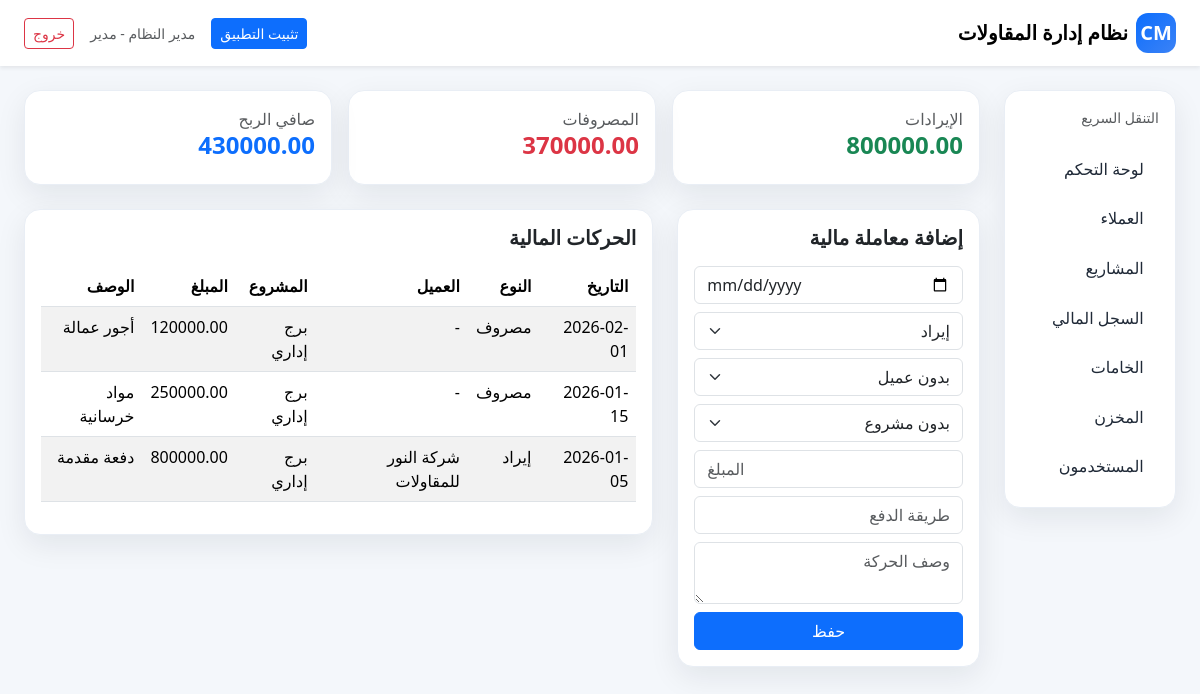
Page /finance (signed in) on the committed database.
### app.py (models this page shows, shortened)
class User(UserMixin, db.Model):
    id = db.Column(db.Integer, primary_key=True)
    full_name = db.Column(db.String(150), nullable=False)
    username = db.Column(db.String(80), unique=True, nullable=False)
    password_hash = db.Column(db.String(255), nullable=False)
    role_id = db.Column(db.Integer, db.ForeignKey('role.id'))
    is_active_user = db.Column(db.Boolean, default=True)
    created_at = db.Column(db.DateTime, default=datetime.utcnow)
    role = db.relationship('Role')
    @property
    def is_admin(self):
        return self.role and self.role.code == 'admin'

class Role(db.Model):
    id = db.Column(db.Integer, primary_key=True)
    name = db.Column(db.String(100), nullable=False)
    code = db.Column(db.String(50), unique=True, nullable=False)

class FinanceTransaction(db.Model):
    id = db.Column(db.Integer, primary_key=True)
    transaction_date = db.Column(db.Date, default=date.today)
    transaction_type = db.Column(db.String(20), nullable=False)  # income / expense
    client_id = db.Column(db.Integer, db.ForeignKey('client.id'))
    project_id = db.Column(db.Integer, db.ForeignKey('project.id'))
    amount = db.Column(db.Float, nullable=False)
    payment_method = db.Column(db.String(100))
    description = db.Column(db.Text)
    created_at = db.Column(db.DateTime, default=datetime.utcnow)

class Project(db.Model):
    id = db.Column(db.Integer, primary_key=True)
    project_code = db.Column(db.String(50), unique=True, nullable=False)
    name = db.Column(db.String(150), nullable=False)
    client_id = db.Column(db.Integer, db.ForeignKey('client.id'), nullable=False)
    location = db.Column(db.String(200))
    description = db.Column(db.Text)
    start_date = db.Column(db.Date)
    expected_end_date = db.Column(db.Date)
    contract_value = db.Column(db.Float, default=0)
    estimated_cost = db.Column(db.Float, default=0)
    status = db.Column(db.String(50), default='in_progress')
    progress_percent = db.Column(db.Float, default=0)
    created_at = db.Column(db.DateTime, default=datetime.utcnow)
    phases = db.relationship('ProjectPhase', backref='project', cascade='all, delete-orphan')
    progress_logs = db.relationship('ProjectProgressLog', backref='project', cascade='all, delete-orphan')
    transactions = db.relationship('FinanceTransaction', backref='project', cascade='all, delete-orphan')
    inventory_movements = db.relationship('InventoryMovement', backref='project', cascade='all, delete-orphan')

class Client(db.Model):
    id = db.Column(db.Integer, primary_key=True)
    client_code = db.Column(db.String(50), unique=True, nullable=False)
    name = db.Column(db.String(150), nullable=False)
    phone = db.Column(db.String(50))
    email = db.Column(db.String(150))
    address = db.Column(db.Text)
    notes = db.Column(db.Text)
    created_at = db.Column(db.DateTime, default=datetime.utcnow)
    projects = db.relationship('Project', backref='client', cascade='all, delete-orphan')
    transactions = db.relationship('FinanceTransaction', backref='client', cascade='all, delete-orphan')

### app.py (the view, shortened to what this page needs)
@app.route('/finance', methods=['GET', 'POST'])
@login_required
def finance():
    transactions = FinanceTransaction.query.order_by(FinanceTransaction.transaction_date.desc()).all()
    clients = Client.query.order_by(Client.name).all()
    projects = Project.query.order_by(Project.name).all()
    total_income = sum(t.amount for t in transactions if t.transaction_type == 'income')
    total_expense = sum(t.amount for t in transactions if t.transaction_type == 'expense')
    return render_template('finance.html', transactions=transactions, clients=clients, projects=projects, total_income=total_income, total_expense=total_expense, net_profit=total_income - total_expense)

### app.py (called while the page is built)
@login_manager.user_loader
def load_user(user_id):
    return User.query.get(int(user_id))

### templates/finance.html (shortened to what this page needs)
{% extends 'base.html' %}
{% block content %}
<div class="row g-3 mb-4">
  <div class="col-md-4"><div class="card stat-card p-3"><div class="text-muted">الإيرادات</div><div class="h4 fw-bold text-success">{{ '%.2f'|format(total_income) }}</div></div></div>
  <div class="col-md-4"><div class="card stat-card p-3"><div class="text-muted">المصروفات</div><div class="h4 fw-bold text-danger">{{ '%.2f'|format(total_expense) }}</div></div></div>
  <div class="col-md-4"><div class="card stat-card p-3"><div class="text-muted">صافي الربح</div><div class="h4 fw-bold text-primary">{{ '%.2f'|format(net_profit) }}</div></div></div>
</div>
<div class="row g-4">
  <div class="col-lg-4">
    <div class="card section-card p-3">
      <h5 class="fw-bold mb-3">إضافة معاملة مالية</h5>
      <form method="post" class="row g-2">
        <div class="col-12"><input type="date" name="transaction_date" class="form-control"></div>
        <div class="col-12"><select name="transaction_type" class="form-select"><option value="income">إيراد</option><option value="expense">مصروف</option></select></div>
        <div class="col-12"><select name="client_id" class="form-select"><option value="">بدون عميل</option>{% for client in clients %}<option value="{{ client.id }}">{{ client.name }}</option>{% endfor %}</select></div>
        <div class="col-12"><select name="project_id" class="form-select"><option value="">بدون مشروع</option>{% for project in projects %}<option value="{{ project.id }}">{{ project.name }}</option>{% endfor %}</select></div>
        <div class="col-12"><input name="amount" type="number" step="0.01" class="form-control" placeholder="المبلغ" required></div>
        <div class="col-12"><input name="payment_method" class="form-control" placeholder="طريقة الدفع"></div>
        <div class="col-12"><textarea name="description" class="form-control" placeholder="وصف الحركة"></textarea></div>
        <div class="col-12"><button class="btn btn-primary w-100">حفظ</button></div>
      </form>
    </div>
  </div>
  <div class="col-lg-8">
    <div class="card section-card p-3">
      <h5 class="fw-bold mb-3">الحركات المالية</h5>
      <div class="table-responsive">
        <table class="table table-striped">
          <thead><tr><th>التاريخ</th><th>النوع</th><th>العميل</th><th>المشروع</th><th>المبلغ</th><th>الوصف</th></tr></thead>
          <tbody>
            {% for row in transactions %}
            <tr>
              <td>{{ row.transaction_date }}</td>
              <td>{{ 'إيراد' if row.transaction_type == 'income' else 'مصروف' }}</td>
              <td>{{ row.client.name if row.client else '-' }}</td>
              <td>{{ row.project.name if row.project else '-' }}</td>
              <td>{{ '%.2f'|format(row.amount) }}</td>
              <td>{{ row.description or '-' }}</td>
            </tr>
            {% endfor %}
          </tbody>
        </table>
      </div>
    </div>
  </div>
</div>
{% endblock %}

### templates/base.html (shortened to what this page needs)
<!doctype html>
<html lang="ar" dir="rtl">
<head>
  <link href="https://cdn.jsdelivr.net/npm/bootstrap@5.3.3/dist/css/bootstrap.rtl.min.css" rel="stylesheet">
</head>
<body>
{% if current_user.is_authenticated %}
<nav class="navbar navbar-expand-lg bg-white shadow-sm sticky-top">
  <div class="container-fluid px-3 px-lg-4">
    <div class="d-flex align-items-center gap-2">
      <a class="navbar-brand fw-bold d-flex align-items-center gap-2 mb-0" href="{{ url_for('dashboard') }}">
        <span class="brand-mark">CM</span>
        <span class="topbar-title">نظام إدارة المقاولات</span>
      </a>
    </div>
    <div class="d-flex gap-2 gap-lg-3 align-items-center">
      <button id="installAppBtn" class="btn btn-primary btn-sm d-none d-lg-inline-flex">تثبيت التطبيق</button>
      <span class="text-muted small d-none d-md-inline">{{ current_user.full_name }} - {{ current_user.role.name if current_user.role else '' }}</span>
      <a class="btn btn-outline-danger btn-sm" href="{{ url_for('logout') }}">خروج</a>
    </div>
  </div>
</nav>
<div class="container-fluid px-3 px-lg-4 py-3 py-lg-4 app-shell">
  <div class="row g-4">
    <div class="col-lg-2 d-none d-lg-block">
      <div class="bg-white p-3 section-card sticky-top sidebar-panel">
        <div class="small text-muted mb-3">التنقل السريع</div>
        <a class="sidebar-link" href="{{ url_for('dashboard') }}">لوحة التحكم</a>
        <a class="sidebar-link" href="{{ url_for('clients') }}">العملاء</a>
        <a class="sidebar-link" href="{{ url_for('projects') }}">المشاريع</a>
        <a class="sidebar-link" href="{{ url_for('finance') }}">السجل المالي</a>
        <a class="sidebar-link" href="{{ url_for('materials') }}">الخامات</a>
        <a class="sidebar-link" href="{{ url_for('inventory') }}">المخزن</a>
        {% if current_user.is_admin %}
        <a class="sidebar-link" href="{{ url_for('users') }}">المستخدمون</a>
        {% endif %}
      </div>
    </div>
    <div class="col-12 col-lg-10">
{% else %}
<div class="container py-3 py-md-4">
{% endif %}
{% block content %}{% endblock %}
{% if current_user.is_authenticated %}
    </div>
  </div>
</div>
{% else %}
</div>
{% endif %}
</body>
</html>

### templates/base.html (style rules this page uses)
:root { --brand:#0d6efd; --brand-dark:#0b57d0; --bg:#f4f7fb; --card-shadow:0 10px 30px rgba(15,23,42,.08); --border:#e9eef5; }
body { background:var(--bg); }
.app-shell { min-height: calc(100vh - 76px); }
.sidebar-link { text-decoration:none; color:#1f2937; display:block; padding:.80rem .95rem; border-radius:.85rem; font-weight:500; }
.stat-card, .section-card { border:1px solid var(--border); border-radius:1rem; box-shadow:var(--card-shadow); }
.section-card { overflow:hidden; }
.sidebar-panel { top:20px; }
.brand-mark { width:40px; height:40px; border-radius:12px; display:inline-flex; align-items:center; justify-content:center; background:linear-gradient(135deg, #0d6efd, #3b82f6); color:#fff; font-weight:800; }
.table-responsive { border-radius:.85rem; }

### rows in the picture
User: full_name "مدير النظام"
Role: role "مدير"
FinanceTransaction: transaction_date "2026-02-01", transaction_type "مصروف", client "-", project "برج إداري", amount "120000.00", description "أجور عمالة"
FinanceTransaction: transaction_date "2026-01-15", transaction_type "مصروف", client "-", project "برج إداري", amount "250000.00", description "مواد خرسانية"
FinanceTransaction: transaction_date "2026-01-05", transaction_type "إيراد", client "شركة النور للمقاولات", project "برج إداري", amount "800000.00", description "دفعة مقدمة"

### other values in the picture
{{ '%.2f'|format(total_income) }} "800000.00"
{{ '%.2f'|format(total_expense) }} "370000.00"
{{ '%.2f'|format(net_profit) }} "430000.00"
